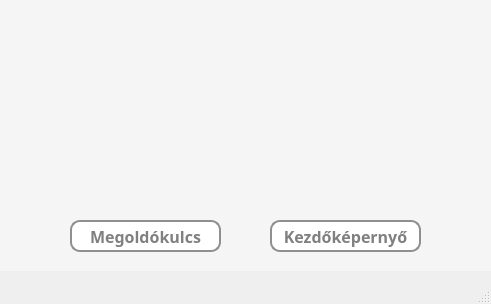
<?xml version="1.0" encoding="UTF-8"?>
<ui version="4.0">
 <class>MainWindow</class>
 <widget class="QMainWindow" name="MainWindow">
  <property name="geometry">
   <rect>
    <x>0</x>
    <y>0</y>
    <width>491</width>
    <height>304</height>
   </rect>
  </property>
  <property name="windowTitle">
   <string>Eredmény</string>
  </property>
  <property name="styleSheet">
   <string notr="true">* {
	font-size: 16pt;
	color: grey;
}</string>
  </property>
  <widget class="QWidget" name="centralwidget">
   <widget class="QWidget" name="widget" native="true">
    <property name="geometry">
     <rect>
      <x>0</x>
      <y>0</y>
      <width>491</width>
      <height>271</height>
     </rect>
    </property>
    <property name="styleSheet">
     <string notr="true">* {
	background-color: whitesmoke;
    font-size: 16px;
    font-weight: bold;
}</string>
    </property>
    <widget class="QPushButton" name="nextButton">
     <property name="geometry">
      <rect>
       <x>270</x>
       <y>220</y>
       <width>151</width>
       <height>32</height>
      </rect>
     </property>
     <property name="font">
      <font>
       <family>Corbel</family>
       <pointsize>-1</pointsize>
       <bold>true</bold>
      </font>
     </property>
     <property name="styleSheet">
      <string notr="true">* {
	background-color: white;
	border: 2px solid #8f8f91;
	border-radius: 10px;
	color: grey;
}

*:hover {
	background-color: rgb(120, 120, 220);
	color: white;
}</string>
     </property>
     <property name="text">
      <string>Kezdőképernyő</string>
     </property>
    </widget>
    <widget class="QLabel" name="infoLabel">
     <property name="enabled">
      <bool>true</bool>
     </property>
     <property name="geometry">
      <rect>
       <x>20</x>
       <y>20</y>
       <width>451</width>
       <height>171</height>
      </rect>
     </property>
     <property name="font">
      <font>
       <family>Corbel</family>
       <pointsize>12</pointsize>
       <bold>true</bold>
      </font>
     </property>
     <property name="layoutDirection">
      <enum>Qt::LeftToRight</enum>
     </property>
     <property name="styleSheet">
      <string notr="true">* {
	font-size: 12pt;
	color: grey;
}</string>
     </property>
     <property name="frameShape">
      <enum>QFrame::NoFrame</enum>
     </property>
     <property name="text">
      <string/>
     </property>
     <property name="textFormat">
      <enum>Qt::PlainText</enum>
     </property>
     <property name="scaledContents">
      <bool>true</bool>
     </property>
     <property name="alignment">
      <set>Qt::AlignCenter</set>
     </property>
    </widget>
    <widget class="QPushButton" name="solutionButton">
     <property name="geometry">
      <rect>
       <x>70</x>
       <y>220</y>
       <width>151</width>
       <height>32</height>
      </rect>
     </property>
     <property name="font">
      <font>
       <family>Corbel</family>
       <pointsize>-1</pointsize>
       <bold>true</bold>
      </font>
     </property>
     <property name="styleSheet">
      <string notr="true">* {
	background-color: white;
	border: 2px solid #8f8f91;
	border-radius: 10px;
	color: grey;
}

*:hover {
	background-color: rgb(120, 120, 220);
	color: white;
}</string>
     </property>
     <property name="text">
      <string>Megoldókulcs</string>
     </property>
    </widget>
   </widget>
  </widget>
  <widget class="QStatusBar" name="statusbar"/>
 </widget>
 <resources/>
 <connections/>
</ui>
